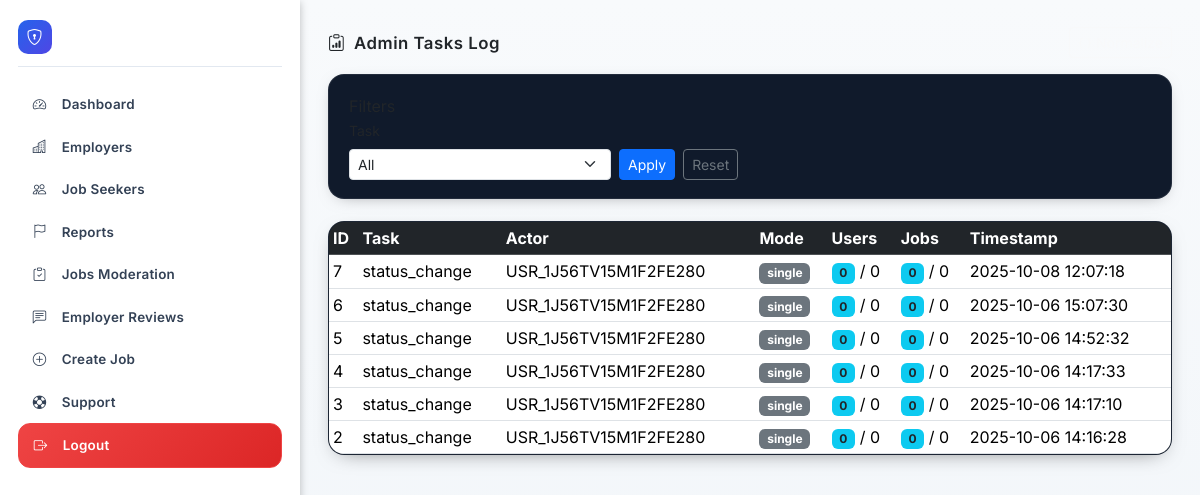
The app's page /admin_tasks_log.php?task=status_change (signed in) with its own data.
### tables this page shows
CREATE TABLE `admin_tasks_log` (
  `id` int(11) NOT NULL,
  `task` varchar(100) NOT NULL,
  `actor_user_id` varchar(40) NOT NULL,
  `mode` varchar(20) NOT NULL,
  `users_scanned` int(11) NOT NULL DEFAULT 0,
  `users_updated` int(11) NOT NULL DEFAULT 0,
  `jobs_scanned` int(11) NOT NULL DEFAULT 0,
  `jobs_updated` int(11) NOT NULL DEFAULT 0,
  `details` text DEFAULT NULL,
  `created_at` timestamp NOT NULL DEFAULT current_timestamp()
);

### admin_tasks_log.php (the view, shortened to what this page needs)
<?php
$pdo = Database::getConnection();
$task = trim($_GET['task'] ?? '');
$page = max(1, (int)($_GET['p'] ?? 1));
$perPage = 20;
$offset = ($page - 1) * $perPage;
$where = '1=1';
$params = [];
if ($task !== '') {
    $where .= ' AND task = ?';
    $params[] = $task;
}
$rows = [];
try {
    $sql = "SELECT id, task, actor_user_id, mode, users_scanned, users_updated, jobs_scanned, jobs_updated, created_at FROM admin_tasks_log WHERE $where ORDER BY created_at DESC LIMIT ? OFFSET ?";
    $st = $pdo->prepare($sql);
    $i = 1;
    foreach ($params as $p) {
        $st->bindValue($i++, $p);
    }
    $st->bindValue($i++, $perPage, PDO::PARAM_INT);
    $st->bindValue($i++, $offset, PDO::PARAM_INT);
    $st->execute();
    $rows = $st->fetchAll(PDO::FETCH_ASSOC) ?: [];
} catch (Throwable $e) {
    $rows = [];
}
include 'includes/header.php';
?>
<div class="admin-layout">
    <?php $currentPage = 'admin_tasks_log.php';
    include 'includes/admin_sidebar.php'; ?>
    <div class="admin-main">
        <div class="dash-header" style="display:flex;align-items:center;justify-content:space-between;gap:1rem;margin-bottom:1rem;flex-wrap:wrap;">
            <h2 style="font-size:1.05rem;font-weight:600;letter-spacing:.5px;display:flex;align-items:center;gap:.55rem;margin:0"><i class="bi bi-clipboard-data"></i> Admin Tasks Log</h2>
            <div class="d-flex gap-2">
                <a href="admin_normalize_disabilities_ui.php" class="btn btn-sm btn-outline-light"><i class="bi bi-braces me-1"></i>Normalize</a>
            </div>
        </div>
        <div class="section-card" style="border:1px solid rgba(255,255,255,.08);background:#101a2b;border-radius:16px;padding:1.15rem 1.25rem;margin-bottom:1.4rem;box-shadow:0 4px 18px -10px rgba(0,0,0,.55);">
            <div class="section-title">Filters</div>
            <form class="row g-2 align-items-end" method="get">
                <div class="col-md-4">
                    <label class="form-label small">Task</label>
                    <select name="task" class="form-select form-select-sm">
                        <option value="">All</option>
                    </select>
                </div>
                <div class="col-auto"><button class="btn btn-sm btn-primary">Apply</button></div>
                <div class="col-auto"><a class="btn btn-sm btn-outline-secondary" href="admin_tasks_log.php">Reset</a></div>
            </form>
        </div>
        <div class="table-wrapper" style="position:relative;border:1px solid rgba(255,255,255,.06);background:#0f1827;border-radius:16px;overflow:hidden;box-shadow:0 6px 22px -12px rgba(0,0,0,.65)">
            <div class="table-responsive">
                <table class="table table-sm mb-0">
                    <thead class="table-dark">
                        <tr>
                            <th>ID</th>
                            <th>Task</th>
                            <th>Actor</th>
                            <th>Mode</th>
                            <th>Users</th>
                            <th>Jobs</th>
                            <th>Timestamp</th>
                        </tr>
                    </thead>
                    <tbody>
                        <?php if (!$rows): ?>
                            <tr>
                                <td colspan="7" class="text-center text-secondary">No logs found.</td>
                            </tr>
                            <?php else: foreach ($rows as $r): ?>
                                <tr>
                                    <td><?php echo (int)$r['id']; ?></td>
                                    <td><?php echo htmlspecialchars($r['task']); ?></td>
                                    <td><?php echo htmlspecialchars($r['actor_user_id']); ?></td>
                                    <td><span class="badge bg-secondary"><?php echo htmlspecialchars($r['mode']); ?></span></td>
                                    <td><span class="badge bg-info text-dark"><?php echo (int)$r['users_updated']; ?></span> / <?php echo (int)$r['users_scanned']; ?></td>
                                    <td><span class="badge bg-info text-dark"><?php echo (int)$r['jobs_updated']; ?></span> / <?php echo (int)$r['jobs_scanned']; ?></td>
                                    <td><?php echo htmlspecialchars($r['created_at']); ?></td>
                                </tr>
                        <?php endforeach;
                        endif; ?>
                    </tbody>
                </table>
            </div>
        </div>
    </div>
</div>
<?php include 'includes/footer.php'; ?>

### includes/header.php (style rules this page uses)
body { font-family: 'Inter', system-ui, -apple-system, "Segoe UI", Roboto, Ubuntu, sans-serif; }
.admin-main { padding-bottom: 1.25rem !important; }
.admin-layout { min-height: 100vh; }

### includes/admin_sidebar.php (style rules this page uses)
:root { --admin-sidebar-width: 300px; --admin-sidebar-bg: #0f172a; --admin-sidebar-bg-alt: #1e293b; --admin-sidebar-border: #1e293b; --admin-sidebar-link: #d1d5db; --admin-sidebar-link-hover: #fff; --admin-sidebar-link-active-bg: linear-gradient(90deg,#2563eb,#4f46e5); --admin-sidebar-link-active: #fff; }
@media (prefers-color-scheme: light) { :root { --admin-sidebar-bg:#ffffff; --admin-sidebar-bg-alt:#f1f5f9; --admin-sidebar-border:#e2e8f0; --admin-sidebar-link:#334155; --admin-sidebar-link-hover:#1e293b; } }
.admin-layout { display:flex; align-items:stretch; }
.admin-main { flex:1; padding:1.7rem 1.75rem 2.75rem; background:linear-gradient(180deg,#f8fafc,#f1f5f9); min-height:100vh; }

### records on screen
admin_tasks_log: id "7", task "status_change", actor_user "USR_1J56TV15M1F2FE280", mode "single", users_updated "0", users_scanned "0", jobs_updated "0", jobs_scanned "0", created_at "2025-10-08 12:07:18"
admin_tasks_log: id "6", task "status_change", actor_user "USR_1J56TV15M1F2FE280", mode "single", users_updated "0", users_scanned "0", jobs_updated "0", jobs_scanned "0", created_at "2025-10-06 15:07:30"
admin_tasks_log: id "5", task "status_change", actor_user "USR_1J56TV15M1F2FE280", mode "single", users_updated "0", users_scanned "0", jobs_updated "0", jobs_scanned "0", created_at "2025-10-06 14:52:32"
admin_tasks_log: id "4", task "status_change", actor_user "USR_1J56TV15M1F2FE280", mode "single", users_updated "0", users_scanned "0", jobs_updated "0", jobs_scanned "0", created_at "2025-10-06 14:17:33"
admin_tasks_log: id "3", task "status_change", actor_user "USR_1J56TV15M1F2FE280", mode "single", users_updated "0", users_scanned "0", jobs_updated "0", jobs_scanned "0", created_at "2025-10-06 14:17:10"
admin_tasks_log: id "2", task "status_change", actor_user "USR_1J56TV15M1F2FE280", mode "single", users_updated "0", users_scanned "0", jobs_updated "0", jobs_scanned "0", created_at "2025-10-06 14:16:28"

### other values on screen
$item['label'] "Dashboard"
$item['label'] "Employers"
$item['label'] "Job Seekers"
$item['label'] "Reports"
$item['label'] "Jobs Moderation"
$item['label'] "Employer Reviews"
$item['label'] "Create Job"
$item['label'] "Support"
$item['label'] "Logout"
